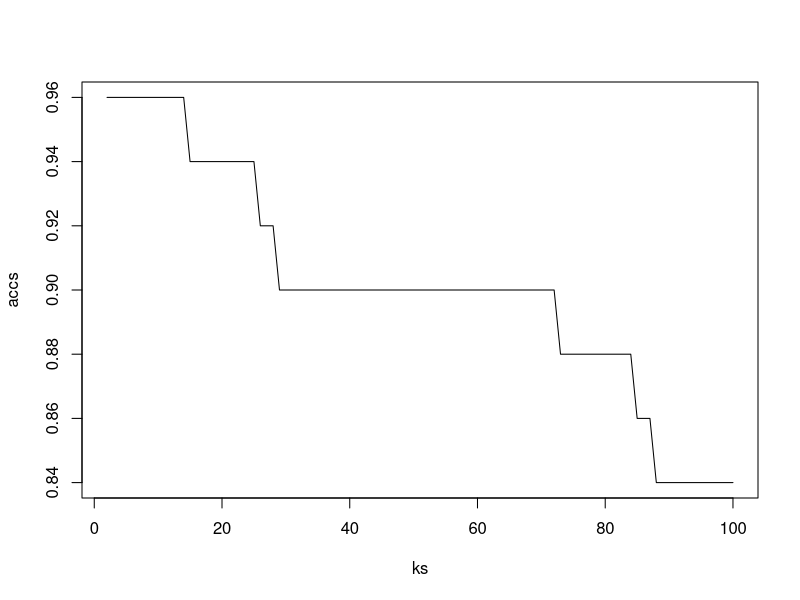

Recreate this plot in R.
## Generate data and try to guess mu, sigma2

library(pracma)

objective_function <- function(accs, ks, mu, tau, mc.reps = 1e4) {
  xs <- ((1:mc.reps) - 0.5)/mc.reps
  ts <- qnorm(xs, mean = mu, sd = sqrt(tau))
  sum((accs - rowMeans(repmat(t(pnorm(ts)), length(ks), 1)^repmat(t(t(ks-1)), 1, length(ts))))^2)
}

objective_grad <- function(accs, ks, mu, tau, mc.reps = 1e4) {
  xs <- ((1:mc.reps) - 0.5)/mc.reps
  ts <- qnorm(xs, mean = mu, sd = sqrt(tau))
  Ts <- repmat(t(ts), length(ks), 1)
  pts <- repmat(t(pnorm(ts)), length(ks), 1)
  ks <- repmat(t(t(ks-1)), 1, length(ts))
  fs <- rowMeans(pts^(ks-1))
  dmu <- rowMeans(pts^(ks-1) * (Ts - mu)/tau)
  dtau <- rowMeans(pts^(ks-1) * ((mu-Ts)^2 - tau)/(2 * tau^2))
  
}


## data settings
(mu <- 5 * rexp(1))
(sigma2 <- exp(rnorm(1)/2))
tau <- sigma2
n.reps <- 50
ks <- 2:100
K <- max(ks)

z_stars <- rnorm(n.reps, mu, sqrt(sigma2))
zmat <- pracma::randn(n.reps, K)
zmaxs <- t(apply(zmat, 1, cummax))[, ks - 1]
dim(zmaxs)
accs <- colMeans(zmaxs < z_stars)
plot(ks, accs, type = "l")

objective_function(accs, ks, mu, sigma2)
objective_function(accs, ks, mu - 0.1, sigma2 + 0.1)

numDeriv::grad(function(x) objective_function(accs, ks, x[1], x[2]),
               c(mu, sigma2))
numDeriv::hessian(function(x) objective_function(accs, ks, x[1], x[2]),
               c(mu, sigma2))